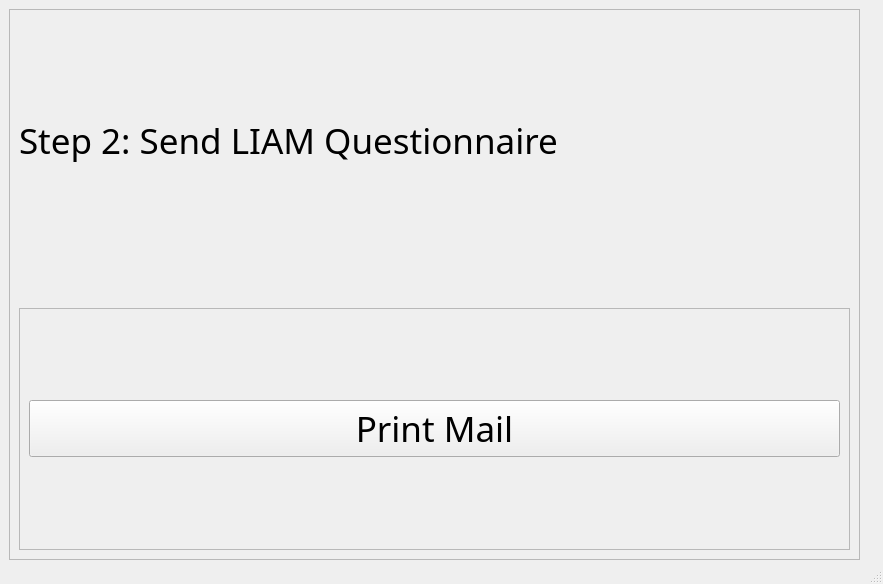
<?xml version="1.0" encoding="UTF-8"?>
<ui version="4.0">
 <class>MainWindow</class>
 <widget class="QMainWindow" name="MainWindow">
  <property name="geometry">
   <rect>
    <x>0</x>
    <y>0</y>
    <width>883</width>
    <height>584</height>
   </rect>
  </property>
  <property name="windowTitle">
   <string>MainWindow</string>
  </property>
  <widget class="QWidget" name="centralwidget">
   <widget class="QFrame" name="Main_frame">
    <property name="geometry">
     <rect>
      <x>9</x>
      <y>9</y>
      <width>851</width>
      <height>551</height>
     </rect>
    </property>
    <property name="sizePolicy">
     <sizepolicy hsizetype="Expanding" vsizetype="Expanding">
      <horstretch>0</horstretch>
      <verstretch>0</verstretch>
     </sizepolicy>
    </property>
    <property name="font">
     <font>
      <family>MS PGothic</family>
      <pointsize>26</pointsize>
     </font>
    </property>
    <property name="frameShape">
     <enum>QFrame::StyledPanel</enum>
    </property>
    <property name="frameShadow">
     <enum>QFrame::Raised</enum>
    </property>
    <layout class="QVBoxLayout" name="verticalLayout_2">
     <item>
      <widget class="QLabel" name="Main_title">
       <property name="text">
        <string>Step 2: Send LIAM Questionnaire</string>
       </property>
      </widget>
     </item>
     <item>
      <spacer name="verticalSpacer">
       <property name="orientation">
        <enum>Qt::Vertical</enum>
       </property>
       <property name="sizeType">
        <enum>QSizePolicy::Fixed</enum>
       </property>
       <property name="sizeHint" stdset="0">
        <size>
         <width>20</width>
         <height>40</height>
        </size>
       </property>
      </spacer>
     </item>
     <item>
      <widget class="QFrame" name="frame">
       <property name="frameShape">
        <enum>QFrame::StyledPanel</enum>
       </property>
       <property name="frameShadow">
        <enum>QFrame::Raised</enum>
       </property>
       <layout class="QVBoxLayout" name="verticalLayout_3">
        <item>
         <widget class="QPushButton" name="Print_button">
          <property name="text">
           <string>Print Mail</string>
          </property>
         </widget>
        </item>
       </layout>
      </widget>
     </item>
    </layout>
   </widget>
  </widget>
  <widget class="QStatusBar" name="statusbar"/>
 </widget>
 <resources/>
 <connections/>
</ui>
